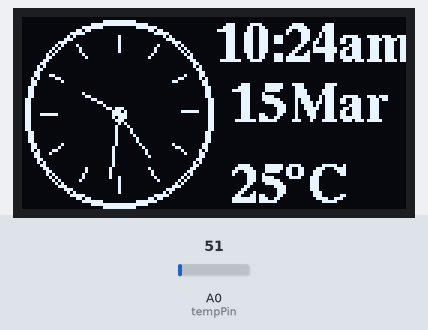
A sketch run on a simulated Arduino Uno, built with avr-gcc and run on an emulated ATmega328P. Shown: 128×64 one-colour display. Inputs (shaded band) come from the test bench; at power-on: A0 (tempPin) = 51. WiFi joins after 1.5 s; servers stay silent unless stated; the local clock reads 2024-03-15 10:24:30 at power-on unless the sketch sets it.

Above: at 3.0 s.
3.1 s: A0 (tempPin) set to 61
At 4.9 s:
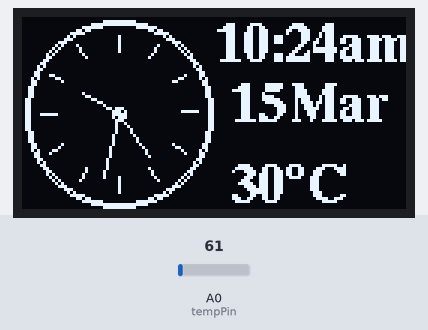
5.2 s: A0 (tempPin) set to 71
At 6.7 s:
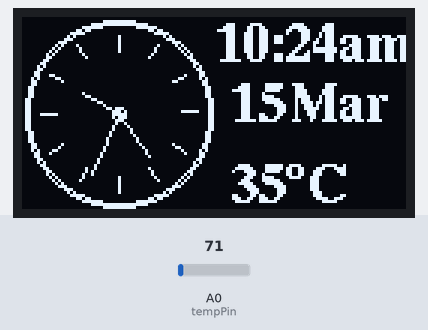
8.2 s: A0 (tempPin) set to 86
At 9.3 s:
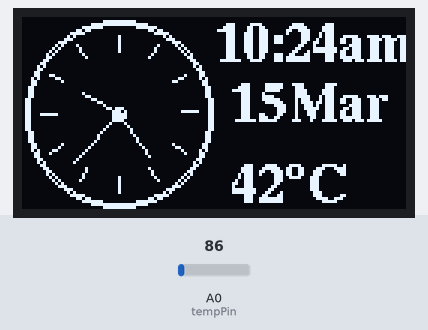
Timing chart, 0 to 11.2 s (numbered marks = the images above; inputs shaded):
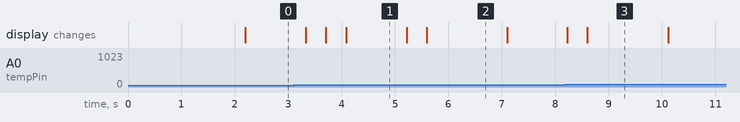

The sketch:

ntpClock.ino
```cpp
// (licence header left out)
/* Comment this out to disable prints and save space */
#define BLYNK_PRINT Serial


#include <ESP8266_Lib.h>
#include <BlynkSimpleShieldEsp8266.h>
#include <TimeLib.h>
#include <WidgetRTC.h>
#include "U8glib.h"
U8GLIB_SSD1306_128X64 u8g(U8G_I2C_OPT_NONE|U8G_I2C_OPT_DEV_0);  // I2C / TWI

// You should get Auth Token in the Blynk App.
// Go to the Project Settings (nut icon).
char auth[] = "48689e38ef4943539f450378b74c17bf";

// Your WiFi credentials.
// Set password to "" for open networks.
char ssid[] = "DT_LAB";
char pass[] = "fthu@050318";

// Hardware Serial on Mega, Leonardo, Micro...
#define EspSerial Serial

// or Software Serial on Uno, Nano...
//#include <SoftwareSerial.h>
//SoftwareSerial EspSerial(2, 3); // RX, TX

// Your ESP8266 baud rate:
#define ESP8266_BAUD 115200

ESP8266 wifi(&EspSerial);

BlynkTimer timer;

WidgetRTC rtc;

const char *const string_table[] PROGMEM = {"Jan", "Feb", "Mar", "Apr", "May", "June",
                                            "Jul", "Aug", "Sep", "Oct", "Nov", "Dec"
                                           };
String thisMonth = "";
String thisTime = "";
String thisDay="";
String AMorPM = "";
int clockCentreX = 32; // used to fix the centre the analog clock
int clockCentreY = 32; // used to fix the centre the analog clock
#define tempPin A0
int date, hours,minutes,seconds;
//int hourOffset;
//int minuteOffset;

// Digital clock display of the time
void clockDisplay()
{
  // You can call hour(), minute(), ... at any time
  // Please see Time library examples for details

  String currentTime = String(hour()) + ":" + minute() + ":" + second();
  String currentDate = String(day()) + " " + month() + " " + year();
  //Serial.print("Current time: ");
  //Serial.print(currentTime);
  //Serial.print(" ");
  //Serial.print(currentDate);
  //Serial.println();
  hours=hour();
  if(hours>12)
    {
     hours = hours%12;
     AMorPM = "pm";
    }
  else
    {
      AMorPM = "am";
    }
  minutes=minute();
  seconds=second();

   thisDay = String(day());

   int currentMonth = month();

   switch(currentMonth)
    {
      case 1: thisMonth = (char *)pgm_read_word(&(string_table[0]));break;
      case 2: thisMonth = (char *)pgm_read_word(&(string_table[1]));break;
      case 3: thisMonth = (char *)pgm_read_word(&(string_table[2]));break;
      case 4: thisMonth = (char *)pgm_read_word(&(string_table[3]));break;
      case 5: thisMonth = (char *)pgm_read_word(&(string_table[4]));break;
      case 6: thisMonth = (char *)pgm_read_word(&(string_table[5]));break;
      case 7: thisMonth = (char *)pgm_read_word(&(string_table[6]));break;
      case 8: thisMonth = (char *)pgm_read_word(&(string_table[7]));break;
      case 9: thisMonth = (char *)pgm_read_word(&(string_table[8]));break;
      case 10: thisMonth = (char *)pgm_read_word(&(string_table[9]));break;
      case 11: thisMonth = (char *)pgm_read_word(&(string_table[10]));break;
      case 12: thisMonth = (char *)pgm_read_word(&(string_table[11]));break;
    }
  // Send time to the App
  //Blynk.virtualWrite(V1, currentTime);
  // Send date to the App
  //Blynk.virtualWrite(V2, currentDate);

}

void draw(void)
    {
      // graphic commands to redraw the complete screen should be placed here
      //u8g.setFont(u8g_font_profont15);
      //u8g.setFont(u8g_font_timB14);

      // display time in digital format
      thisTime="";
      thisTime=String(hours) + ":";
      if (minutes < 10)
         {
           thisTime=thisTime + "0"; // add leading zero if required
         }
      thisTime=thisTime + String(minutes) +  AMorPM ;

      const char* newTime = (const char*) thisTime.c_str();
      u8g.drawStr(65,15, newTime);

      //dispaly date
      String newDate = thisDay + thisMonth;
      const char* today = (const char*) newDate.c_str();
      u8g.drawStr(70,35, today);
     // const char* amORpm = (const char*)AMorPM.c_str();
     //  u8g.drawStr(100,35, amORpm);
      // Now draw the clock face
      u8g.drawCircle(clockCentreX, clockCentreY, 30); // main outer circle
      u8g.drawCircle(clockCentreX, clockCentreY, 31);
      u8g.drawCircle(clockCentreX, clockCentreY, 2);  // small inner circle
      u8g.drawCircle(clockCentreX, clockCentreY, 1);

     //hour ticks
     for( int z=0; z < 360;z= z + 30 )
        {
          //Begin at 0° and stop at 360°
          float angle = z ;
          angle=(angle/57.29577951) ; //Convert degrees to radians
          int x2=(clockCentreX+(sin(angle)*26));
          int y2=(clockCentreY-(cos(angle)*26));
          int x3=(clockCentreX+(sin(angle)*(26-5)));
          int y3=(clockCentreY-(cos(angle)*(26-5)));
          u8g.drawLine(x2,y2,x3,y3);
        }
     // display second hand
     float angle = seconds*6 ;
     angle=(angle/57.29577951) ; //Convert degrees to radians
     int x3=(clockCentreX+(sin(angle)*(22)));
     int y3=(clockCentreY-(cos(angle)*(22)));
     u8g.drawLine(clockCentreX,clockCentreY,x3,y3);

     // display minute hand
     angle = minutes * 6 ;
     angle=(angle/57.29577951) ; //Convert degrees to radians
     x3=(clockCentreX+(sin(angle)*(22-4)));
     y3=(clockCentreY-(cos(angle)*(22-4)));
     u8g.drawLine(clockCentreX,clockCentreY,x3,y3);

     // display hour hand
     angle = hours * 30; // + int((initialMinutes / 12) * 6 )   ;
     angle=(angle/57.29577951) ; //Convert degrees to radians
     x3=(clockCentreX+(sin(angle)*(22-9)));
     y3=(clockCentreY-(cos(angle)*(22-9)));
     u8g.drawLine(clockCentreX,clockCentreY,x3,y3);

     int reading1 = analogRead(tempPin); //delay(10);
     int reading4 = analogRead(tempPin); //delay(10);
     int tempInCelcius = round(( 5.0 * reading4 * 100.0) / 1024.0);
     String thisTemp1 = String(tempInCelcius) + String(char(176)) +"C";
     const char* thisTemp = (const char*) thisTemp1.c_str();
     u8g.drawStr(70,62,thisTemp);

   }

void setup()
{
  // Debug console
  Serial.begin(115200);
  u8g.setFont(u8g_font_timB14);
  // Set ESP8266 baud rate
  EspSerial.begin(ESP8266_BAUD);
  delay(10);

  Blynk.begin(auth, wifi, ssid, pass);
  // You can also specify server:
  //Blynk.begin(auth, wifi, ssid, pass, "blynk-cloud.com", 80);
  //Blynk.begin(auth, wifi, ssid, pass, IPAddress(192,168,1,100), 8080);

  // Begin synchronizing time
  rtc.begin();

  // Other Time library functions can be used, like:
  //   timeStatus(), setSyncInterval(interval)...
  // Read more: http://www.pjrc.com/teensy/td_libs_Time.html

  // Display digital clock every 10 seconds
  timer.setInterval(1000L, clockDisplay);
}

void loop()
{
  Blynk.run();
  timer.run();
  u8g.firstPage();
      do
        {
          draw();
} while( u8g.nextPage() );
}
```

Measured:
- after the input at 3.1 s, the display: first changes after 0.23 s (image 1 shows a later state)
- what the display in image 2 shows lasts 1.5 s, from 5.6 s to 7.1 s
